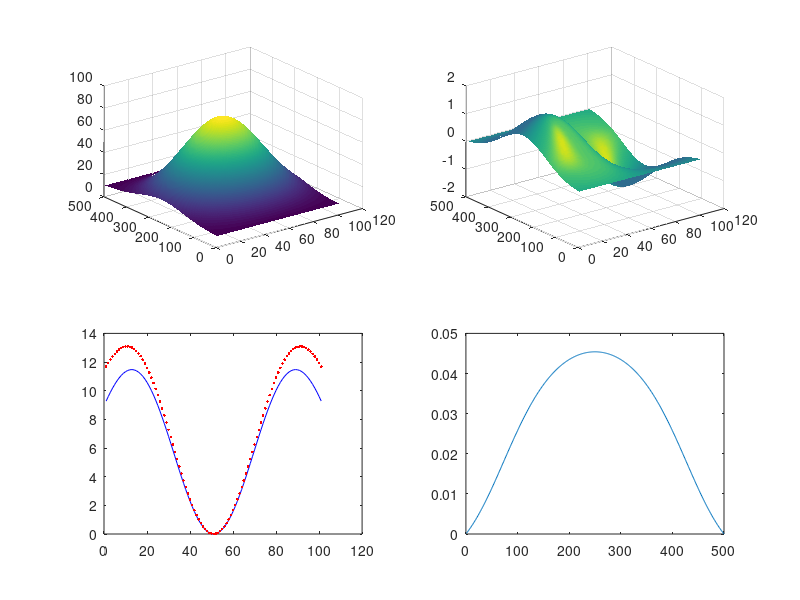

This figure's MATLAB source:
function loss_perc = info_loss(baseline_tc,amp_tc)
%clear all

nu_neuron = 101;
theta_pref = [-(nu_neuron-1)/2:(nu_neuron-1)/2];

sigma_tc = 30;

if nargin < 2
    baseline_tc=10;
    amp_tc = 80;
end

time_max=500;
time = [1:time_max];
sigma_t = 100;
speed_t = exp(-(time-time_max/2).^2/(2*sigma_t^2));
speed_t = speed_t-min(speed_t);
speed_t = speed_t/max(speed_t);

for j=1:time_max
    resp(j,:) = speed_t(j)*amp_tc*exp(-(theta_pref).^2/(2*sigma_tc^2))+ (1- 0.99*(speed_t(j)/max(speed_t)))* baseline_tc;
    resp_der(j,:) = -speed_t(j)*amp_tc*(theta_pref)/sigma_tc^2.*exp(-(theta_pref).^2/(2*sigma_tc^2));
    %Optimal weights
    weights(j,:) = abs(resp_der(j,:))./resp(j,:);
end




for j=1:nu_neuron
    info_opt_n(j) = sum(resp_der(:,j).^2./resp(:,j));
    if sum(weights(:,j).^2.*resp(:,j))==0
        info_weighted_n(j) = 0;
    else
        info_weighted_n(j) = sum(weights(:,j).*resp_der(:,j))^2 / sum(weights(:,j).^2.*resp(:,j));
    end
    if sum(weights(:,j).^2.*resp(:,j))==0
        info_sum_n(j) = 0;
    else
        info_sum_n(j) = sum(resp_der(:,j))^2 / sum(resp(:,j));
    end
end


info_opt = sum(info_opt_n);
%weights = resp_der_t./resp_t;
info_weighted = sum(info_weighted_n);
info_sum = sum(info_sum_n);
loss = info_opt-info_sum;
loss_perc = loss/info_opt*100;

if nargin < 2
    
    fprintf('info_otp %f  ',info_opt)
    fprintf('info_sum %f  ',info_sum)
    fprintf('info_weighted %f  ',info_weighted)
    fprintf('Percentage loss %f \n',loss_perc)
    
    subplot(221)
    surf(resp);
    shading INTERP
    
    subplot(222)
    surfl(resp_der)
    shading INTERP
    
    subplot(223)
    plot(info_sum_n,'b');
    hold on
    plot(info_opt_n,'.r');
    hold off
    
    subplot(224)
    plot(weights(:,10))
end
